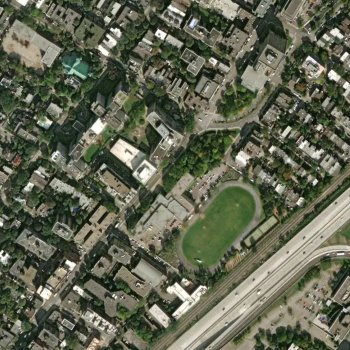
#> input picture data/test/nowildfire/-73.58979,45.483765.jpg, 350 x 350 px, given in place of -68.92161,47.39808.jpg, which was not available
$ jupyter execute Model.ipynb   (older library calls are emulated)   (text cells are left out)
#> lines starting #> are read from the running program, lines starting #| are printed output that depends on the picture; after the words box and inside, x2 and y2 are one past the last pixel; in counts of white or black regions, pixels touching at a corner belong together; pictures that were not available may be replaced by others from this repository, and a replacement may not be noted
[cell 1]
import cv2
import numpy as np
import matplotlib.pyplot as plt
import os
import fnmatch
from sklearn.metrics import accuracy_score, precision_score, recall_score, f1_score, confusion_matrix
import seaborn as sns

[cell 2]
def dirfiles(img_path, img_ext,full=False):
    img_names = fnmatch.filter(sorted(os.listdir(img_path)),img_ext)
    if full:
      n = len(img_names)
      for i in range(n):
        img_names[i] = img_path+img_names[i]
    return img_names

[cell 3]
def equalizeHSV(hsv):
    Khsv = hsv.copy()
    Khsv[:,:,2] = cv2.equalizeHist(hsv[:,:,2])
    return Khsv

def laplacian(channel):
    laplacian = cv2.Laplacian(channel, cv2.CV_64F)
    laplacian = np.uint8(np.absolute(laplacian))

    _, smooth_mask = cv2.threshold(laplacian, 20, 255, cv2.THRESH_BINARY)
    image_cleaned = cv2.medianBlur(smooth_mask, 7)

    return image_cleaned

def greenMask(hsv):
    lower_green = np.array([35, 50, 0])  # Light green
    upper_green = np.array([108, 254, 254])  # Dark green
    mask_green = cv2.inRange(hsv, lower_green, upper_green)

    return mask_green

def GLIMasktemp(image):
    red = image[:, :, 2].astype(float)
    green = image[:, :, 1].astype(float)
    blue = image[:, :, 0].astype(float)
    GLI = (2 * green - red - blue ) / (2* green + red + blue + 1e-6)

    GLI_normalized = cv2.normalize(GLI, None, 0, 255, cv2.NORM_MINMAX).astype(np.uint8)
    GLI_normalized = cv2.medianBlur(GLI_normalized, 3)
    return GLI_normalized

def GLIMask(image):
    red = image[:, :, 2].astype(float)
    green = image[:, :, 1].astype(float)
    blue = image[:, :, 0].astype(float)

    # Calculate GLI
    GLI = (2 * green - red - blue) / (2 * green + red + blue + 1e-6)

    # Remove negative values
    GLI[GLI < 0] = 0

    # Normalize GLI
    GLI_normalized = cv2.normalize(GLI, None, 0, 255, cv2.NORM_MINMAX).astype(np.uint8)

    # Apply median blur
    GLI_normalized = cv2.medianBlur(GLI_normalized, 3)

    return GLI_normalized

def validateContours(mask):
    contours, _ = cv2.findContours(mask, cv2.RETR_EXTERNAL, cv2.CHAIN_APPROX_SIMPLE)

    final_mask = np.zeros_like(mask)

    image_area = final_mask.shape[0] * final_mask.shape[1]

    valid_contours = []
    prediction = False

    total_valid_contour_area = 0
    # Iterate over contours
    for contour in contours:
        # Calculate contour properties
        area = cv2.contourArea(contour)
        x, y, w, h = cv2.boundingRect(contour)
        aspect_ratio = float(w) / h if h > 0 else 0
        inverse_aspect_ratio = float(h) / w if w > 0 else 0
        perimeter = cv2.arcLength(contour, True)
        circularity = (4 * np.pi * area) / (perimeter ** 2) if perimeter > 0 else 0
        bounding_box_area = w * h
        fill_ratio = area / bounding_box_area if bounding_box_area > 0 else 0

        # Filter contours based on properties
        if (area >= 500 and
                aspect_ratio <= 3.0 and
                inverse_aspect_ratio <= 3.0 and
                fill_ratio > 0.2 and
                circularity < 0.4):
            valid_contours.append(contour)  # Add valid contour to list
            total_valid_contour_area += area

    # If there are valid contours, draw them on the final mask
    if total_valid_contour_area >= 0.2 * image_area:
        for contour in valid_contours:
            prediction = True
            cv2.drawContours(final_mask, [contour], -1, 255, thickness=cv2.FILLED)

    return final_mask, prediction

def highlightImage(image, final_mask):
    red_image = np.zeros_like(image, dtype=np.uint8)
    red_image[:, :] = [255, 0, 0]

    masked_red = cv2.bitwise_and(red_image, red_image, mask=final_mask)

    highlighted_image = cv2.addWeighted(image, 1.0, masked_red, 0.2, 0)

    return highlighted_image

[cell 4]
def ImageProcess(image, eq= False):
    # 1. Convert to HSV
    hsv = cv2.cvtColor(image, cv2.COLOR_BGR2HSV)
    # 2. Equalize HSV
    hsv = equalizeHSV(hsv)

    h_channel = hsv[:, :, 0]  # Hue Channel
    s_channel = hsv[:, :, 1]  # Saturation Channel
    v_channel = hsv[:, :, 2]  # Value Channel (Brightness)

    # 3. Apply Laplacian filter to detect textures
    image_cleaned = laplacian(v_channel)

    # 4. Create green mask
    mask_green = greenMask(hsv)

    # 5. Create GLI mask
    GLI = GLIMask(image)

    GLI_mean = np.mean(GLI)

    # 6. Combine masks and apply contour filtering
    _, GLI_mask = cv2.threshold(GLI, GLI_mean, 255, cv2.THRESH_BINARY)
    combined_mask = cv2.bitwise_and(mask_green, image_cleaned)
    combined_mask = cv2.bitwise_and(combined_mask, GLI_mask)

    final_result, prediction = validateContours(combined_mask)

    return final_result, prediction

[cell 5]
data_folder = '../data'

[cell 6]
wildfire = dirfiles(data_folder + '/test/wildfire/', '*.jpg', full=True)
nowildfire = dirfiles(data_folder + "/test/nowildfire/", '*.jpg', full=True)

[cell 7]
image = cv2.imread(data_folder + "/test/wildfire/-68.92161,47.39808.jpg")
#> image is the input picture: shape (350, 350, 3); mean B, G, R 81.8, 100.8, 97.2

plt.imshow(image)
plt.title("Original Image")
plt.axis('off')
plt.show()

save_path = "../example/original_image.png"
cv2.imwrite(save_path, image)
#> Out = True

[cell 8]
# 1. Convert to HSV
hsv = cv2.cvtColor(image, cv2.COLOR_BGR2HSV)
#> hsv: shape (350, 350, 3); mean H, S, V 36.4, 65.3, 102.6
# 2. Equalize HSV
hsv = equalizeHSV(hsv)
#> in equalizeHSV, `Khsv[:,:,2] = cv2.equalizeHist(hsv[:,:,2])`: Khsv: shape (350, 350, 3); mean H, S, V 36.4, 65.3, 128.2
hsv_to_show = cv2.cvtColor(hsv, cv2.COLOR_HSV2BGR)
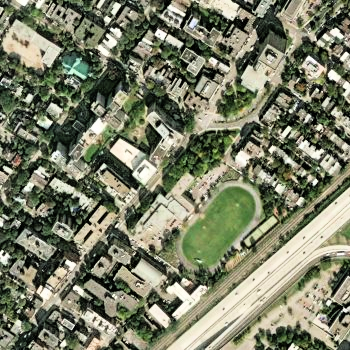
#> hsv_to_show: shape (350, 350, 3); mean B, G, R 103, 125.8, 122.2
plt.imshow(hsv_to_show)

plt.title("Equalized HSV")
plt.axis('off')
plt.show()
save_path = "../example/equalized_hsv.png"
cv2.imwrite(save_path, hsv_to_show)
#> Out = True

[cell 9]
h_channel = hsv[:, :, 0]  # Canal Hue
s_channel = hsv[:, :, 1]  # Canal Saturation
v_channel = hsv[:, :, 2]  # Canal Value (Brillo)

# 3. Apply Laplacian filter to detect textures
image_cleaned = laplacian(v_channel)
#> in laplacian, `_, smooth_mask = cv2.threshold(laplacian, 20, 255, cv2.THRESH_BINARY)`:
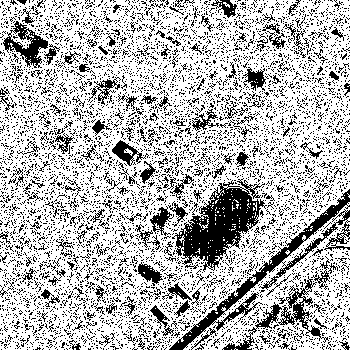
#> smooth_mask: shape (350, 350); 71.6% white; black in thin lines or dots
#> in laplacian, `image_cleaned = cv2.medianBlur(smooth_mask, 7)`:
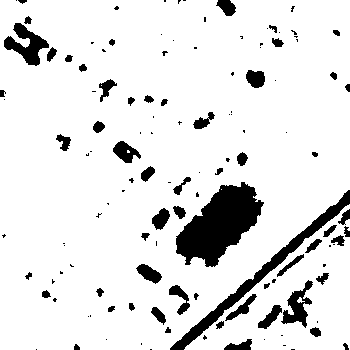
#> image_cleaned: shape (350, 350); 89.1% white; 127 black regions (68 under 20 px), largest, box (x1, y1, x2, y2) and area: (176, 182, 264, 267) 4098, (170, 190, 350, 350) 2188, (4, 23, 49, 66) 868

plt.imshow(image_cleaned, cmap='gray')
plt.title("Laplacian Filter")
plt.axis('off')
plt.show()
save_path = "../example/laplacian_filter.png"
cv2.imwrite(save_path, image_cleaned)
#> Out = True

[cell 10]
# 4. Create green mask
mask_green = greenMask(hsv)
#> in greenMask, `mask_green = cv2.inRange(hsv, lower_green, upper_green)`:
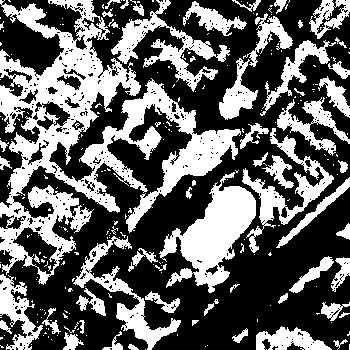
#> mask_green: shape (350, 350); 38.8% white; 272 white regions (212 under 20 px), largest, box (x1, y1, x2, y2) and area: (0, 0, 241, 285) 20374, (159, 172, 256, 293) 4939, (111, 0, 230, 92) 2716

plt.imshow(mask_green, cmap='gray')
plt.title("Green Mask")
plt.axis('off')
plt.show()
save_path = "../example/green_mask.png"
cv2.imwrite(save_path, mask_green)
#> Out = True

[cell 11]
# 5. Create GLI mask
GLI = GLIMask(image)
#> in GLIMask, `GLI[GLI < 0] = 0`: GLI: shape (350, 350) float64; min 0, max 1, mean 0.0913
#> in GLIMask, `GLI_normalized = cv2.normalize(GLI, None, 0, 255, cv2.NORM_MINMAX).ast..`:
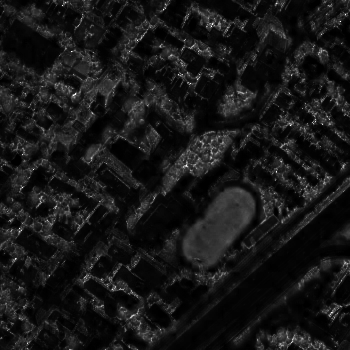
#> GLI_normalized: shape (350, 350); min 0, max 255, mean 22.8

GLI_mean = np.mean(GLI)
#> GLI_mean = 21.31

_, GLI_mask = cv2.threshold(GLI, GLI_mean, 255, cv2.THRESH_BINARY)
#> GLI_mask: shape (350, 350); 39% white; 174 white regions (116 under 20 px), largest, box (x1, y1, x2, y2) and area: (0, 3, 196, 270) 16040, (126, 124, 334, 240) 6150, (124, 186, 256, 293) 4863

fig, axes = plt.subplots(1, 2, figsize=(8, 6))

# Show Result
axes[0].imshow(GLI, cmap='jet')
axes[0].set_title("GLI")
axes[0].axis('off')

axes[1].imshow(GLI_mask, cmap='gray')
axes[1].set_title("GLI Mask")
axes[1].axis('off')

plt.tight_layout()
plt.show()

GLI_norm = cv2.normalize(GLI, None, 0, 255, cv2.NORM_MINMAX).astype(np.uint8)
GLI_color = cv2.applyColorMap(GLI_norm, cv2.COLORMAP_JET)
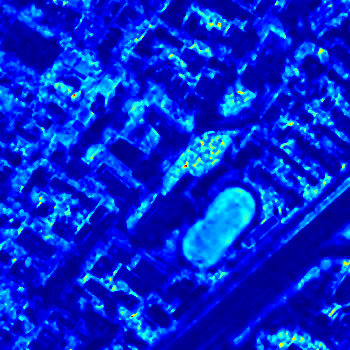
#> GLI_color: shape (350, 350, 3); mean B, G, R 207.9, 38.9, 1.4
save_path = "../example/gli.png"
cv2.imwrite(save_path, GLI_color)
save_path = "../example/gli_mask.png"
cv2.imwrite(save_path, GLI_mask)
#> Out = True

[cell 12]
# 6. Combine masks and apply contour filtering
combined_mask = cv2.bitwise_and(mask_green, image_cleaned)
#> combined_mask: shape (350, 350); 35.1% white; 284 white regions (218 under 20 px), largest, box (x1, y1, x2, y2) and area: (0, 0, 241, 285) 19704, (111, 0, 230, 92) 2692, (242, 128, 334, 253) 2386
combined_mask = cv2.bitwise_and(combined_mask, GLI_mask)
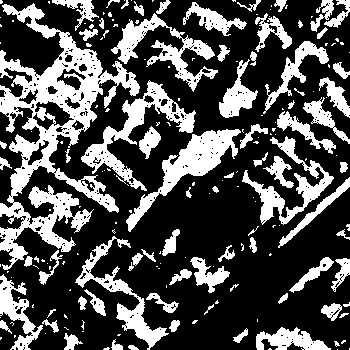
#> combined_mask: shape (350, 350); 31.2% white; 198 white regions (122 under 20 px)

plt.imshow(combined_mask, cmap='gray')
plt.title("Combined Mask")
plt.axis('off')
plt.show()
save_path = "../example/combined_mask.png"
cv2.imwrite(save_path, combined_mask)
#> Out = True

[cell 13]
final_mask, prediction = validateContours(combined_mask)
#> in validateContours, `contours, _ = cv2.findContours(mask, cv2.RETR_EXTERNAL, cv2.CHAIN_APPR..`: contours = 197 contours, 133 with area under 20; largest, box (x1, y1, x2, y2) and area: (0, 3, 140, 270) 12188, (81, 80, 196, 191) 2614, (126, 129, 241, 232) 2602, (111, 13, 218, 92) 2040, (75, 236, 169, 350) 1730
#> the loop in validateContours, `for contour in contours:` made 197 passes
#> (area, x, y, w, h, aspect_ratio, inverse_aspect_ratio, perimeter) on passes 43, 59, 112, 117, 125: (1069, 0, 274, 43, 76, 0.566, 1.77, 380.5), (540, 190, 257, 40, 36, 1.11, 0.9, 179.3), (1706, 242, 136, 92, 89, 1.03, 0.967, 651.2), (2602, 126, 129, 115, 103, 1.12, 0.896, 463.9), (546.5, 277, 111, 59, 43, 1.37, 0.729, 237)
#> (area, x, y, w, h, aspect_ratio, inverse_aspect_ratio, perimeter) on passes 5, 8, 12, 15, 16, 20: (26.5, 128, 345, 11, 5, 2.2, 0.455, 23.9), (53.5, 111, 339, 12, 11, 1.09, 0.917, 42.38), (136.5, 64, 333, 19, 17, 1.12, 0.895, 72.18), (71.5, 233, 328, 15, 15, 1, 1, 46.87), (872.5, 256, 327, 75, 23, 3.26, 0.307, 252.6), (70.5, 169, 320, 11, 12, 0.917, 1.09, 36.38)
#> the loop in validateContours, `for contour in valid_contours:` made 12 passes
#> after the loop in validateContours, `for contour in valid_contours:`:
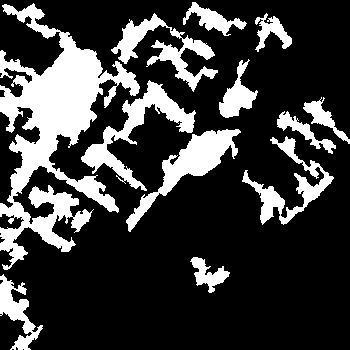
#> final_mask: shape (350, 350); 23.4% white; 12 white regions, largest, box (x1, y1, x2, y2) and area: (0, 3, 140, 270) 13237, (81, 80, 196, 191) 2903, (126, 129, 241, 232) 2796

plt.imshow(final_mask, cmap='gray')
plt.title("Final Mask")
plt.axis('off')
plt.show()
save_path = "../example/final_mask.png"
cv2.imwrite(save_path, final_mask)
#> Out = True

[cell 14]
if prediction:
    prediction_text = "Fire-prone area"
else:
    prediction_text = "Non fire-prone area"


print(f"Prediction: {prediction_text}")

result = highlightImage(image, final_mask)
#> in highlightImage, `highlighted_image = cv2.addWeighted(image, 1.0, masked_red, 0.2, 0)`:
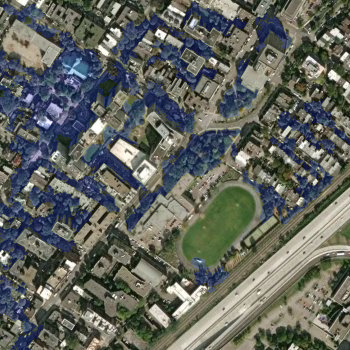
#> highlighted_image: shape (350, 350, 3); mean B, G, R 93.7, 100.8, 97.2

plt.imshow(result)
plt.title("Result")
plt.axis('off')
plt.show()
save_path = "../example/result.png"
cv2.imwrite(save_path, result)
#> Out = True

[cell 15]
# Real tags (1 = wildfire, 0 = no wildfire)
ground_truth = [1] * len(wildfire) + [0] * len(nowildfire)

# Predictions
predictions = []

# Process images from 'wildfire' (1)
for path in wildfire:
    image = cv2.imread(path)
    res, pred = ImageProcess(image)
#> the loop in validateContours (call 2), `for contour in contours:` made 197 passes
#> contour on passes 1 to 3: [[337, 349]], [[349, 348], [349, 349]], [[269, 348], [268, 349], [271, 349], [270, 348]]
#> the loop in validateContours (call 2), `for contour in valid_contours:` made 12 passes
    predictions.append(1 if pred else 0)

# Process images from 'nowildfire' (0)
for path in nowildfire:
    image = cv2.imread(path)
    res, pred = ImageProcess(image)
    predictions.append(0 if not pred else 1)

[cell 16]
accuracy = accuracy_score(ground_truth, predictions)
precision = precision_score(ground_truth, predictions, zero_division=0)
recall = recall_score(ground_truth, predictions, zero_division=0)
f1 = f1_score(ground_truth, predictions, zero_division=0)
conf_matrix = confusion_matrix(ground_truth, predictions)

# Results
print(f"Total images: {len(nowildfire) + len(wildfire)}")
print("\n--- Metrics ---")
print(f"Accuracy: {accuracy:.2f}")
#| Accuracy: 0.50
print(f"Precision: {precision:.2f}")
#| Precision: 0.50
print(f"Recall: {recall:.2f}")
#| Recall: 1.00
print(f"F1 Score: {f1:.2f}")
#| F1 Score: 0.67
plt.figure(figsize=(8, 6))
sns.heatmap(conf_matrix, annot=True, fmt='d', cmap='Blues',
            xticklabels=['No Wildfire', 'Wildfire'],
            yticklabels=['No Wildfire', 'Wildfire'])
plt.xlabel('Predicted')
plt.ylabel('True')
plt.title('Confusion Matrix')
plt.show()
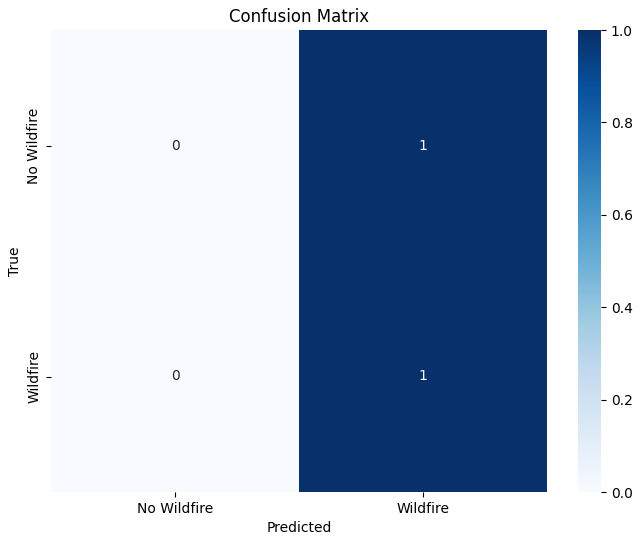
#> figure drawn by matplotlib, 2 panels

[cell 17]
conf_matrix_normalized = conf_matrix.astype('float') / conf_matrix.sum(axis=1)[:, np.newaxis]
plt.figure(figsize=(8, 6))
sns.heatmap(conf_matrix_normalized, annot=True, fmt='.2f', cmap='Blues',
            xticklabels=['No Wildfire', 'Wildfire'],
            yticklabels=['No Wildfire', 'Wildfire'])
plt.xlabel('Predicted')
plt.ylabel('True')
plt.title('Normalized Confusion Matrix')
plt.show()

$ run again, on example/gli.png
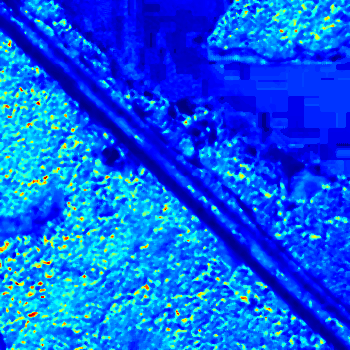
#> input picture example/gli.png, 350 x 350 px, given in place of -68.92161,47.39808.jpg, which was not available
#> image is the input picture: shape (350, 350, 3); mean B, G, R 236.3, 92.1, 7.6
#> `cv2.imwrite(save_path, image)`: Out = True
#> Khsv: shape (350, 350, 3); mean H, S, V 107.4, 250.7, 202.2
#> smooth_mask: shape (350, 350); 13.3% white in thin lines or dots
#> image_cleaned: shape (350, 350); 5.2% white; 162 white regions (99 under 20 px), largest, box (x1, y1, x2, y2) and area: (160, 80, 206, 115) 525, (84, 0, 113, 43) 520, (123, 64, 158, 102) 468
#> mask_green: shape (350, 350); every value is 0
#> `GLI_mean = np.mean(GLI)`: GLI_mean = 47.61
#> `cv2.imwrite(save_path, GLI_mask)`: Out = True
#> contours = []
#> after the loop in validateContours, `for contour in contours:`: total_valid_contour_area = 0; valid_contours = []
#> prediction = False
#> `cv2.imwrite(save_path, final_mask)`: Out = True
#> masked_red: shape (350, 350, 3); every value is 0
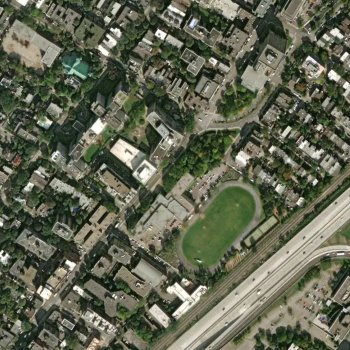
#> input picture data/test/nowildfire/-73.58979,45.483765.jpg, 350 x 350 px
#> image is the input picture: shape (350, 350, 3); mean B, G, R 81.8, 100.8, 97.2
#> Khsv: shape (350, 350, 3); mean H, S, V 36.4, 65.3, 128.2
#> smooth_mask: shape (350, 350); 71.6% white; black in thin lines or dots
#> image_cleaned: shape (350, 350); 89.1% white; 127 black regions (68 under 20 px), largest, box (x1, y1, x2, y2) and area: (176, 182, 264, 267) 4098, (170, 190, 350, 350) 2188, (4, 23, 49, 66) 868
#> mask_green: shape (350, 350); 38.8% white; 272 white regions (212 under 20 px), largest, box (x1, y1, x2, y2) and area: (0, 0, 241, 285) 20374, (159, 172, 256, 293) 4939, (111, 0, 230, 92) 2716
#> in ImageProcess, `GLI_mean = np.mean(GLI)`: GLI_mean = 21.31
#> contours = 197 contours, 133 with area under 20; largest, box (x1, y1, x2, y2) and area: (0, 3, 140, 270) 12188, (81, 80, 196, 191) 2614, (126, 129, 241, 232) 2602, (111, 13, 218, 92) 2040, (75, 236, 169, 350) 1730
#> the loop in validateContours (call 2), `for contour in contours:` made 197 passes
#> (area, x, y, w, h, aspect_ratio, inverse_aspect_ratio, perimeter) on passes 43, 59, 112, 117: (1069, 0, 274, 43, 76, 0.566, 1.77, 380.5), (540, 190, 257, 40, 36, 1.11, 0.9, 179.3), (1706, 242, 136, 92, 89, 1.03, 0.967, 651.2), (2602, 126, 129, 115, 103, 1.12, 0.896, 463.9)
#> the loop in validateContours (call 2), `for contour in valid_contours:` made 12 passes
#| Accuracy: 0.00
#| Precision: 0.00
#| Recall: 0.00
#| F1 Score: 0.00
#> `plt.show()`:
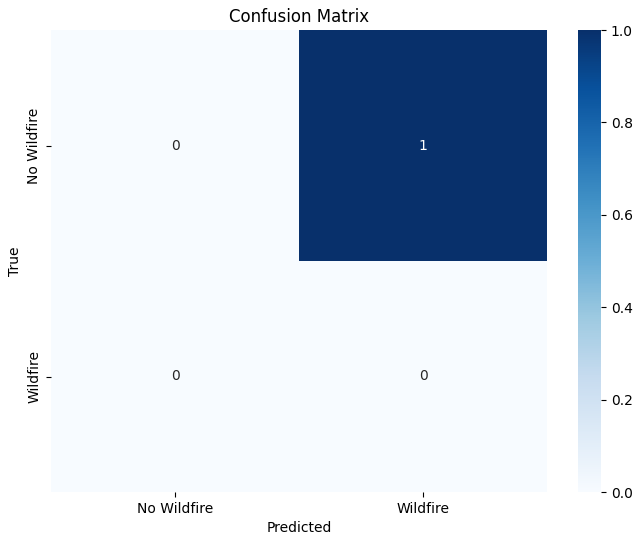
#> figure drawn by matplotlib, 2 panels
